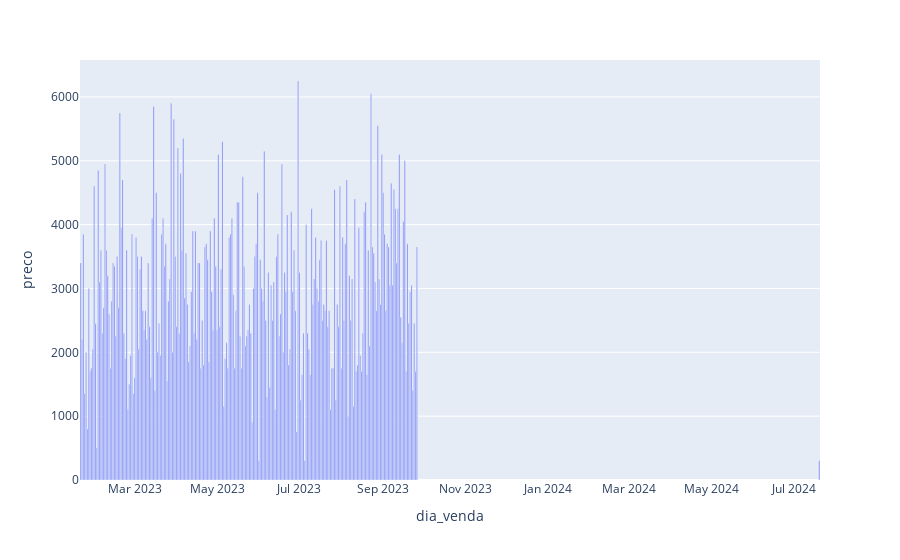

The notebook cell this image was saved under:
### Markdown cell above
Criando gráfico de barras

### Code cell
px.bar(df_vendas_dia, y='preco')

### Figure 1 — Plotly figure (JSON) as saved in the notebook; plotly's stock layout.template omitted (floating-point values rounded to 4 significant figures; data arrays with more than 128 entries replaced by an {"elided": "..."} marker saying what was removed)
{"data": [{"alignmentgroup": "True", "hovertemplate": "dia_venda=%{x}<br>preco=%{y}<extra></extra>", "legendgroup": "", "marker": {"color": "#636efa", "pattern": {"shape": ""}}, "name": "", "offsetgroup": "", "orientation": "v", "showlegend": false, "textposition": "auto", "type": "bar", "x": {"elided": "251 str values"}, "xaxis": "x", "y": {"elided": "251 int values"}, "yaxis": "y"}], "layout": {"barmode": "relative", "legend": {"tracegroupgap": 0}, "margin": {"t": 60}, "xaxis": {"anchor": "y", "domain": [0, 1], "title": {"text": "dia_venda"}}, "yaxis": {"anchor": "x", "domain": [0, 1], "title": {"text": "preco"}}}}
